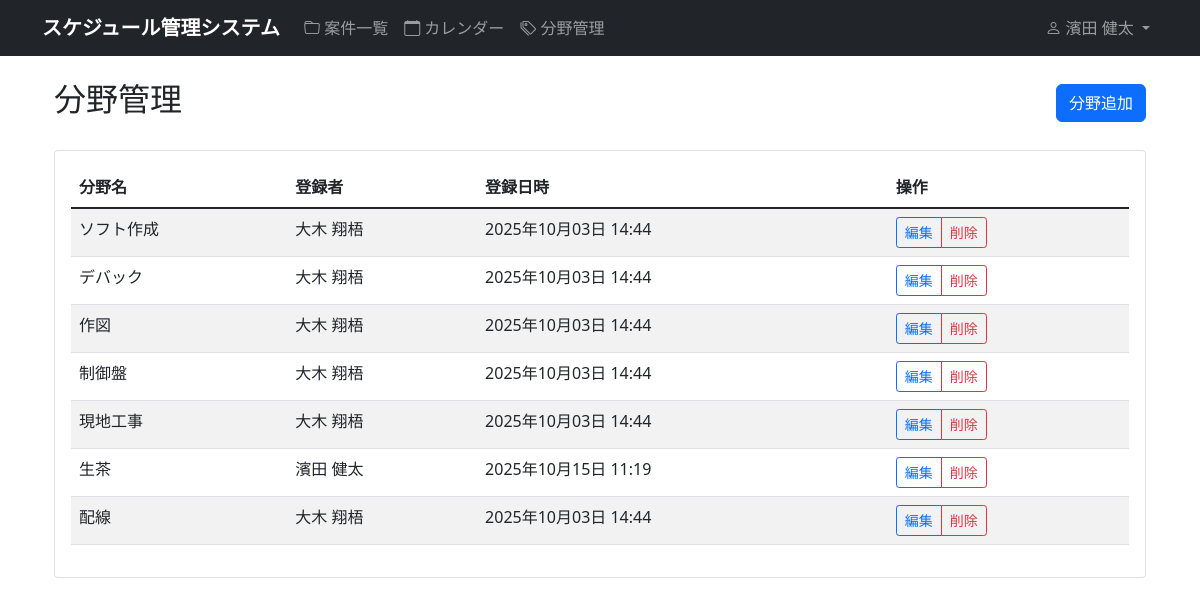
The page /schedule/fields/ (signed in) on the database its author committed.
### accounts/models.py (models this page shows, shortened)
class CustomUser(AbstractUser):
    email = models.EmailField('メールアドレス', blank=True, null=True)
    department = models.CharField('部署', max_length=100, blank=True)
    phone = models.CharField('電話番号', max_length=20, blank=True)
    is_manager = models.BooleanField('マネージャー権限', default=False)
    is_viewer = models.BooleanField('閲覧者権限', default=False, help_text='全員の案件を閲覧できますが編集はできません')
    class Meta:
        verbose_name = 'ユーザー'
        verbose_name_plural = 'ユーザー'

### schedule/models.py (models this page shows, shortened)
class Field(models.Model):
    name = models.CharField('分野名', max_length=50, unique=True)
    created_by = models.ForeignKey(User, on_delete=models.CASCADE, verbose_name='登録者')
    created_at = models.DateTimeField(auto_now_add=True, verbose_name='登録日時')
    class Meta:
        verbose_name = '分野'
        verbose_name_plural = '分野'
        ordering = ['name']

### schedule/views.py (the view)
# urls.py: path('fields/', views.field_list_view, name='field_list'),
@login_required
def field_list_view(request):
    fields = Field.objects.all().order_by('name')
    return render(request, 'schedule/field_list.html', {'fields': fields})

### templates/schedule/field_list.html (shortened to what this page needs)
{% extends 'base.html' %}
{% block content %}
<div class="container mt-4">
    <div class="row">
        <div class="col-md-12">
            <div class="d-flex justify-content-between align-items-center mb-4">
                <h2>分野管理</h2>
                <a href="{% url 'schedule:field_create' %}" class="btn btn-primary">
                     分野追加
                </a>
            </div>
            <div class="card">
                <div class="card-body">
                    {% if fields %}
                        <div class="table-responsive">
                            <table class="table table-striped">
                                <thead>
                                    <tr>
                                        <th>分野名</th>
                                        <th>登録者</th>
                                        <th>登録日時</th>
                                        <th>操作</th>
                                    </tr>
                                </thead>
                                <tbody>
                                    {% for field in fields %}
                                    <tr>
                                        <td>{{ field.name }}</td>
                                        <td>{% if field.created_by.first_name or field.created_by.last_name %}{{ field.created_by.last_name }} {{ field.created_by.first_name }}{% else %}{{ field.created_by.username }}{% endif %}</td>
                                        <td>{{ field.created_at|date:"Y年m月d日 H:i" }}</td>
                                        <td>
                                            <div class="btn-group btn-group-sm">
                                                <a href="{% url 'schedule:field_edit' field.id %}"
                                                   class="btn btn-outline-primary">
                                                     編集
                                                </a>
                                                <a href="{% url 'schedule:field_delete' field.id %}"
                                                   class="btn btn-outline-danger"
                                                   onclick="return confirm('この分野を削除しますか？')">
                                                     削除
                                                </a>
                                            </div>
                                        </td>
                                    </tr>
                                    {% endfor %}
                                </tbody>
                            </table>
                        </div>
                    {% endif %}
                </div>
            </div>
        </div>
    </div>
</div>
{% endblock %}

### templates/base.html (shortened to what this page needs)
<!DOCTYPE html>
<head>
    <link href="https://cdn.jsdelivr.net/npm/bootstrap@5.1.3/dist/css/bootstrap.min.css" rel="stylesheet">
    <link rel="stylesheet" href="https://cdn.jsdelivr.net/npm/bootstrap-icons@1.7.2/font/bootstrap-icons.css">
    {% load static %}
    <link rel="stylesheet" href="{% static 'css/style.css' %}">
</head>
<body>
    <nav class="navbar navbar-expand-lg navbar-dark bg-dark">
        <div class="container">
                        <a class="navbar-brand" href="{% url 'schedule:project_list' %}">
                スケジュール管理システム
            </a>
            {% if user.is_authenticated %}
            <div class="collapse navbar-collapse" id="navbarNav">
                <ul class="navbar-nav me-auto">
                    <li class="nav-item">
                        <a class="nav-link" href="{% url 'schedule:project_list' %}">
                            <i class="bi bi-folder"></i> 案件一覧
                        </a>
                    </li>
                    <li class="nav-item">
                        <a class="nav-link" href="{% url 'schedule:calendar' %}">
                            <i class="bi bi-calendar"></i> カレンダー
                        </a>
                    </li>
                    <li class="nav-item">
                        <a class="nav-link" href="{% url 'schedule:field_list' %}">
                            <i class="bi bi-tags"></i> 分野管理
                        </a>
                    </li>
                </ul>
                <ul class="navbar-nav">
                    <li class="nav-item dropdown">
                        <a class="nav-link dropdown-toggle" href="#" role="button" data-bs-toggle="dropdown">
                            <i class="bi bi-person"></i> {% if user.first_name or user.last_name %}{{ user.last_name }} {{ user.first_name }}{% else %}{{ user.username }}{% endif %}
                        </a>
                    </li>
                </ul>
            </div>
            {% endif %}
        </div>
    </nav>
    <main class="container mt-4">
        {% block content %}
        {% endblock %}
    </main>
</body>
</html>

### static/css/style.css (style rules this page uses)
.navbar-brand { font-weight: bold; }
.btn { border-radius: 0.375rem; font-weight: 500; }

### rows shown on the page
CustomUser: last_name "濱田", first_name "健太"
Field: name "ソフト作成", created_by.last_name "大木", created_by.first_name "翔梧", created_at "2025年10月03日 14:44"
Field: name "デバック", created_by.last_name "大木", created_by.first_name "翔梧", created_at "2025年10月03日 14:44"
Field: name "作図", created_by.last_name "大木", created_by.first_name "翔梧", created_at "2025年10月03日 14:44"
Field: name "制御盤", created_by.last_name "大木", created_by.first_name "翔梧", created_at "2025年10月03日 14:44"
Field: name "現地工事", created_by.last_name "大木", created_by.first_name "翔梧", created_at "2025年10月03日 14:44"
Field: name "生茶", created_by.last_name "濱田", created_by.first_name "健太", created_at "2025年10月15日 11:19"
Field: name "配線", created_by.last_name "大木", created_by.first_name "翔梧", created_at "2025年10月03日 14:44"
